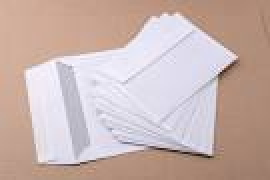
#> input picture notebooks/Yolov8/images/paper_from_google.jpg, 135 x 90 px, found by its file name (shown 2 times larger); its folder holds only this picture in this run
$ python reshape.py
#> lines starting #> are read from the running program, lines starting #| are printed output that depends on the picture
import pandas as pd
import numpy as np
import base64
import os
from PIL import Image
import matplotlib.pyplot as plt # used this in jupyter to show the image (plt.imshow)

IMAGE_PATH  = 'preprocessing/images' #This is the path to the images folder where the user
                         # image is being dropped

def reshape_img(image_path):
    '''
    Input a the path of the image and output its resized
    version (640x640)
    '''
#> called with image_path = 'preprocessing/images'
    #Getting the image from the ./images directory
    im = os.listdir(image_path)[0]

    #Opening the image using the .open method from PIL library
    img = Image.open(image_path+'/'+im)
#> img is the input picture: PIL image 135x90 RGB; mean R, G, B 200.6, 180.1, 175.9

    # resizing the image to 640x640
    img_resized = img.resize((640,640))
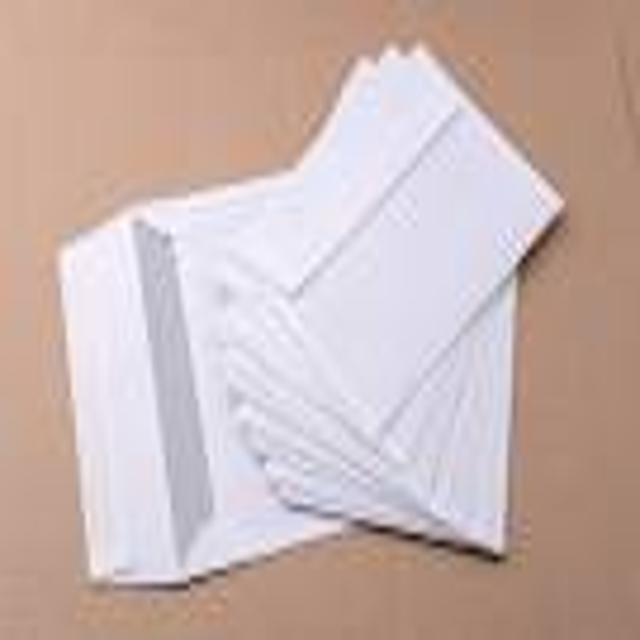
#> img_resized: PIL image 640x640 RGB; mean R, G, B 200.6, 180.1, 175.9
    print('Image resized✅')
    return img_resized


if __name__ == '__main__':
   print(plt.imshow(reshape_img(IMAGE_PATH)))
